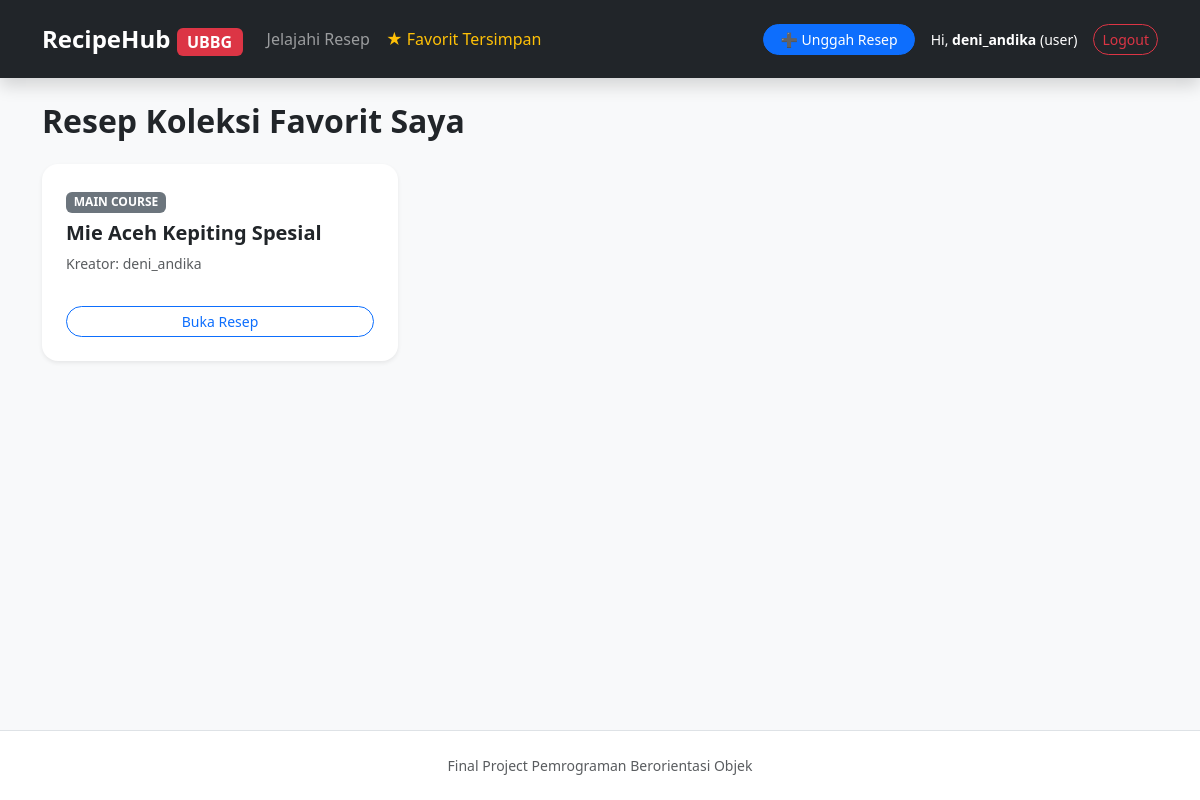
Page /bookmarks/ (signed in) on the committed database.
### app/models/user.py (models this page shows, shortened)
class User(UserMixin, db.Model):
    __tablename__ = 'users'
    id = db.Column(db.Integer, primary_key=True)
    username = db.Column(db.String(50), unique=True, nullable=False)
    email = db.Column(db.String(100), unique=True, nullable=False)
    role = db.Column(db.String(20), default='user')
    _password_hash = db.Column('password_hash', db.String(256), nullable=False)
    recipes = db.relationship('Recipe', backref='author', lazy='dynamic')
    reviews = db.relationship('Review', backref='reviewer', lazy='dynamic', cascade='all, delete-orphan')
    bookmarks = db.relationship('Bookmark', backref='user', lazy='dynamic', cascade='all, delete-orphan')
    @property
    def password(self): raise AttributeError('Password terenkapsulasi secara privat!')

### app/models/food_recipe.py (models this page shows, shortened)
class FoodRecipe(Recipe):
    cooking_time = db.Column(db.Integer, nullable=True)
    __mapper_args__ = {'polymorphic_identity': 'food'}

### app/bookmarks/routes.py (the view)
@bookmarks_bp.route('/')
@login_required
def index():
    bms = Bookmark.query.filter_by(user_id=current_user.id).all()
    return render_template('bookmarks/index.html', recipes=[bm.recipe for bm in bms])

### app/__init__.py (called while the page is built)
def create_app(config_class=Config):
    app = Flask(__name__)
    app.config.from_object(config_class)
    db.init_app(app)
    login_manager.init_app(app)
    from app.models.user import User
    @login_manager.user_loader
    def load_user(user_id):
        return User.query.get(int(user_id))
    from app.auth.routes import auth_bp
    from app.recipes.routes import recipes_bp
    from app.bookmarks.routes import bookmarks_bp
    app.register_blueprint(auth_bp, url_prefix='/auth')
    app.register_blueprint(recipes_bp)
    app.register_blueprint(bookmarks_bp, url_prefix='/bookmarks')
    @app.errorhandler(404)
    def not_found(e): return render_template('errors/404.html'), 404
    @app.errorhandler(500)
    def server_error(e):
        db.session.rollback()
        return render_template('errors/500.html'), 500
    with app.app_context():
        db.create_all()
    return app

### app/templates/bookmarks/index.html
{% extends 'base.html' %} {% block content %}
<h2 class="fw-bold mb-4">Resep Koleksi Favorit Saya</h2>
<div class="row row-cols-1 row-cols-md-3 g-4">
  {% for r in recipes %}
  <div class="col">
    <div
      class="card h-100 shadow-sm border-0 rounded-4 overflow-hidden bg-white"
    >
      <div class="card-body p-4">
        <span class="badge bg-secondary mb-2">{{ r.category | upper }}</span>
        <h5 class="card-title fw-bold">{{ r.title }}</h5>
        <p class="text-muted small">Kreator: {{ r.author.username }}</p>
        <a
          href="{{ url_for('recipes.detail', id=r.id) }}"
          class="btn btn-outline-primary btn-sm w-100 mt-3 rounded-pill"
          >Buka Resep</a
        >
      </div>
    </div>
  </div>
  {% else %}
  <div class="col-12 text-center py-5 text-muted">
    Anda belum memiliki resep yang disimpan.
  </div>
  {% endfor %}
</div>
{% endblock %}

### app/templates/base.html (shortened to what this page needs)
<!doctype html>
<html lang="id">
  <head>
    <link
      href="https://cdn.jsdelivr.net/npm/bootstrap@5.3.3/dist/css/bootstrap.min.css"
      rel="stylesheet"
    />
    <link
      rel="stylesheet"
      href="{{ url_for('static', filename='css/style.css') }}"
    />
  </head>
  <body class="d-flex flex-column min-vh-100 bg-light">
    <nav class="navbar navbar-expand-lg navbar-dark bg-dark mb-4 py-3 shadow">
      <div class="container">
        <a
          class="navbar-brand fw-bold fs-4"
          href="{{ url_for('recipes.index') }}"
          >RecipeHub <span class="badge bg-danger fs-6">UBBG</span></a
        >
        <div class="collapse navbar-collapse">
          <ul class="navbar-nav me-auto">
            <li class="nav-item">
              <a class="nav-link" href="{{ url_for('recipes.index') }}"
                >Jelajahi Resep</a
              >
            </li>
            {% if current_user.is_authenticated %}
            <li class="nav-item">
              <a
                class="nav-link text-warning"
                href="{{ url_for('bookmarks.index') }}"
                >★ Favorit Tersimpan</a
              >
            </li>
            {% endif %}
          </ul>
          <ul class="navbar-nav ms-auto align-items-center">
            {% if current_user.is_authenticated %}
            <li class="nav-item">
              <a
                class="btn btn-primary btn-sm me-3 px-3 rounded-pill"
                href="{{ url_for('recipes.create') }}"
                >➕ Unggah Resep</a
              >
            </li>
            <li class="nav-item me-3">
              <span class="text-white small"
                >Hi, <strong>{{ current_user.username }}</strong> ({{
                current_user.role }})</span
              >
            </li>
            <li class="nav-item">
              <a
                class="btn btn-outline-danger btn-sm rounded-pill"
                href="{{ url_for('auth.logout') }}"
                >Logout</a
              >
            </li>
            {% endif %}
          </ul>
        </div>
      </div>
    </nav>
    <main class="container mb-5">
       {% block content %}{% endblock %}
    </main>
    <footer
      class="bg-white border-top py-4 mt-auto text-center text-muted small"
    >
      <p class="mb-0">Final Project Pemrograman Berorientasi Objek</p>
    </footer>
  </body>
</html>

### app/static/css/style.css (style rules this page uses)
body { font-family: system-ui, -apple-system, sans-serif; }
.card { transition: transform 0.15s ease-in-out; }

### rows in the picture
User: username "deni_andika", role "user"
FoodRecipe: category "MAIN COURSE", title "Mie Aceh Kepiting Spesial", author.username "deni_andika"
